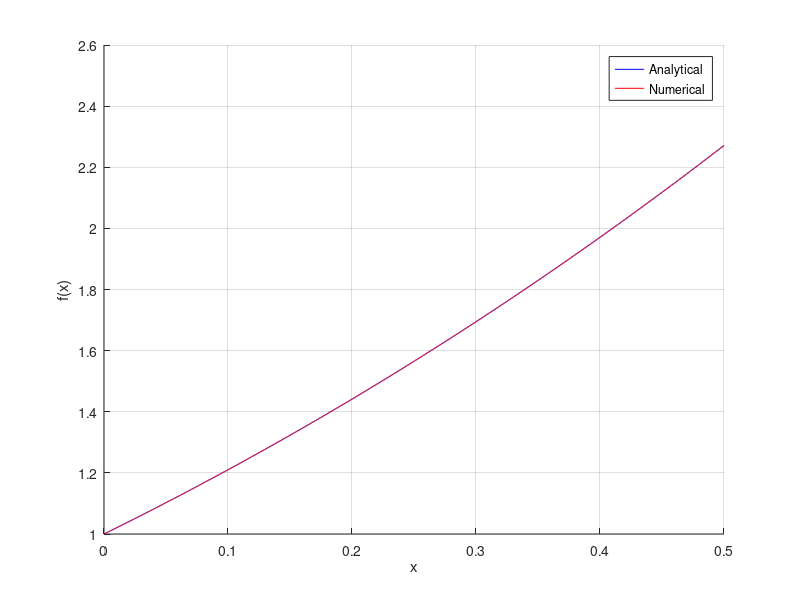
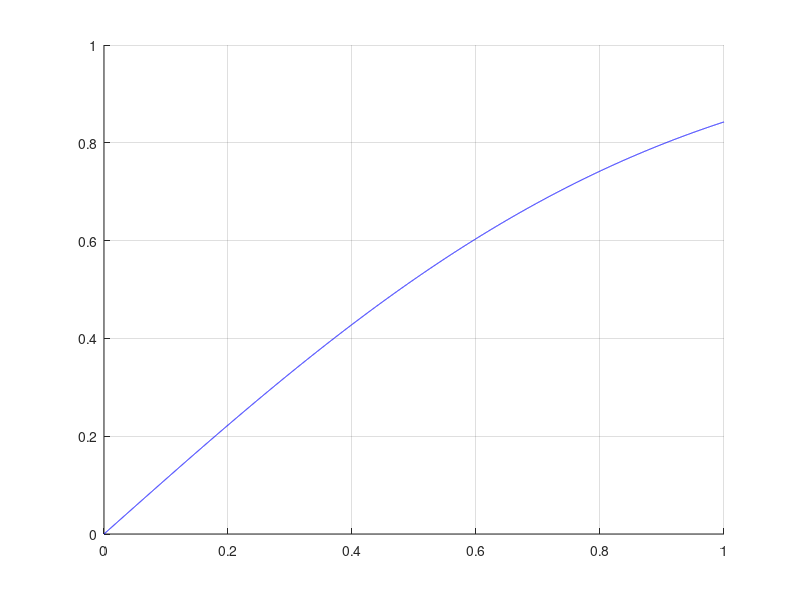

The MATLAB source for these figures, in order: (Note: this script raises an error after producing the figures.)
%% FEA_HW1
%Ben Sarfati 941180069
clear all; close all; clc

%% Q1.2

func = @(x) (x+cos(x)).*exp(x);
n = (0:(1/6):0.5)';
f = func(n);
N = @(x) [(x-n(2)).*(x-n(3)).*(x-n(4))./(n(1)-n(2))./(n(1)-n(3))./(n(1)-n(4))...
    (x-n(1)).*(x-n(3)).*(x-n(4))./(n(2)-n(1))./(n(2)-n(3))./(n(2)-n(4))...
    (x-n(1)).*(x-n(2)).*(x-n(4))./(n(3)-n(1))./(n(3)-n(2))./(n(3)-n(4))...
    (x-n(1)).*(x-n(2)).*(x-n(3))./(n(4)-n(1))./(n(4)-n(2))./(n(4)-n(3))];

xvals = (linspace(0,0.5,10000))';
figure; grid; hold on; set(gcf,'Color',[1 1 1]);
plot(xvals,func(xvals),'b')
plot(xvals,N(xvals)*f,'r')
legend('Analytical','Numerical')
xlabel('x')
ylabel('f(x)')

%% Q2

xvals = linspace(0,1,10000);
figure; grid; hold on; set(gcf,'Color',[1 1 1]);
plot(xvals,erf(xvals),'b')
plot(xvals,MyErf1(xvals),'r')
plot(xvals,MyErf2(xvals),'k')
legend('Analytical','1 Nodal Point','2 Nodal Points','Location','nw')
xlabel('x')
ylabel('erf(x)')

function I = MyErf1(x)
    func = @(t) exp(-t.^2);
    t = 0;
    f = func((t+1)*(x/2));
    w = 2;
    I = (2/sqrt(pi))*(x/2).*(w*f);
end

function I = MyErf2(x)
    func = @(t) exp(-t.^2);
    t = sqrt(1/3)*(-1:2:1)';
    f = func((t+1)*(x/2));
    w = [1 1];
    I = (2/sqrt(pi))*(x/2).*(w*f);
end
